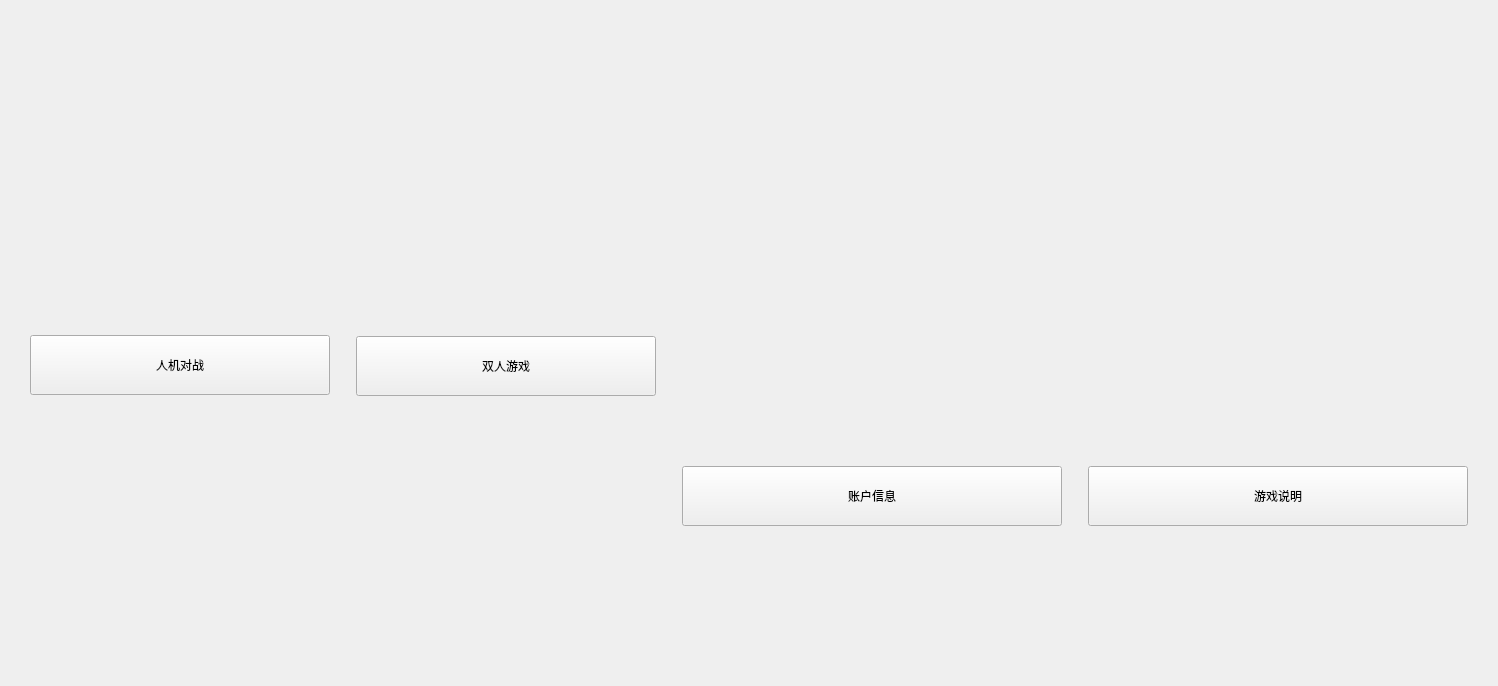
      <widget class="QWidget" name="beginPage">
       <property name="styleSheet">
        <string notr="true"/>
       </property>
       <layout class="QVBoxLayout" name="verticalLayout">
        <item>
         <widget class="QWidget" name="mainOption" native="true">
          <property name="sizePolicy">
           <sizepolicy hsizetype="Expanding" vsizetype="Expanding">
            <horstretch>0</horstretch>
            <verstretch>0</verstretch>
           </sizepolicy>
          </property>
          <layout class="QHBoxLayout" name="horizontalLayout">
           <property name="topMargin">
            <number>100</number>
           </property>
           <property name="bottomMargin">
            <number>100</number>
           </property>
           <item>
            <widget class="QWidget" name="widget_2" native="true">
             <property name="sizePolicy">
              <sizepolicy hsizetype="Expanding" vsizetype="Ignored">
               <horstretch>0</horstretch>
               <verstretch>0</verstretch>
              </sizepolicy>
             </property>
             <layout class="QVBoxLayout" name="verticalLayout_3">
              <property name="leftMargin">
               <number>10</number>
              </property>
              <property name="rightMargin">
               <number>10</number>
              </property>
              <item>
               <spacer name="verticalSpacer_33">
                <property name="orientation">
                 <enum>Qt::Vertical</enum>
                </property>
                <property name="sizeHint" stdset="0">
                 <size>
                  <width>20</width>
                  <height>40</height>
                 </size>
                </property>
               </spacer>
              </item>
              <item>
               <widget class="QWidget" name="horizontalWidget_2" native="true">
                <property name="minimumSize">
                 <size>
                  <width>0</width>
                  <height>20</height>
                 </size>
                </property>
                <layout class="QHBoxLayout" name="horizontalLayout_10">
                 <item>
                  <spacer name="horizontalSpacer_24">
                   <property name="orientation">
                    <enum>Qt::Horizontal</enum>
                   </property>
                   <property name="sizeHint" stdset="0">
                    <size>
                     <width>40</width>
                     <height>20</height>
                    </size>
                   </property>
                  </spacer>
                 </item>
                 <item>
                  <widget class="QLabel" name="vsComptrGifLabel">
                   <property name="text">
                    <string/>
                   </property>
                  </widget>
                 </item>
                 <item>
                  <spacer name="horizontalSpacer_8">
                   <property name="orientation">
                    <enum>Qt::Horizontal</enum>
                   </property>
                   <property name="sizeHint" stdset="0">
                    <size>
                     <width>40</width>
                     <height>20</height>
                    </size>
                   </property>
                  </spacer>
                 </item>
                </layout>
               </widget>
              </item>
              <item>
               <widget class="QPushButton" name="vsComptrBtn_2">
                <property name="minimumSize">
                 <size>
                  <width>300</width>
                  <height>60</height>
                 </size>
                </property>
                <property name="text">
                 <string>人机对战</string>
                </property>
               </widget>
              </item>
              <item>
               <spacer name="verticalSpacer_28">
                <property name="orientation">
                 <enum>Qt::Vertical</enum>
                </property>
                <property name="sizeHint" stdset="0">
                 <size>
                  <width>20</width>
                  <height>40</height>
                 </size>
                </property>
               </spacer>
              </item>
             </layout>
            </widget>
           </item>
           <item>
            <widget class="QWidget" name="widget_3" native="true">
             <property name="sizePolicy">
              <sizepolicy hsizetype="Expanding" vsizetype="Expanding">
               <horstretch>0</horstretch>
               <verstretch>0</verstretch>
              </sizepolicy>
             </property>
             <layout class="QVBoxLayout" name="verticalLayout_6">
              <property name="leftMargin">
               <number>10</number>
              </property>
              <property name="rightMargin">
               <number>10</number>
              </property>
              <item>
               <layout class="QVBoxLayout" name="verticalLayout_7">
                <item>
                 <spacer name="verticalSpacer_34">
                  <property name="orientation">
                   <enum>Qt::Vertical</enum>
                  </property>
                  <property name="sizeHint" stdset="0">
                   <size>
                    <width>20</width>
                    <height>40</height>
                   </size>
                  </property>
                 </spacer>
                </item>
                <item>
                 <widget class="QWidget" name="horizontalWidget_2aaaaa" native="true">
                  <property name="minimumSize">
                   <size>
                    <width>40</width>
                    <height>40</height>
                   </size>
                  </property>
                  <layout class="QHBoxLayout" name="horizontalLayout_11">
                   <item>
                    <spacer name="horizontalSpacer_26">
                     <property name="orientation">
                      <enum>Qt::Horizontal</enum>
                     </property>
                     <property name="sizeHint" stdset="0">
                      <size>
                       <width>40</width>
                       <height>20</height>
                      </size>
                     </property>
                    </spacer>
                   </item>
                   <item>
                    <widget class="QLabel" name="vsPeopleGifLabel">
                     <property name="sizePolicy">
                      <sizepolicy hsizetype="Preferred" vsizetype="Preferred">
                       <horstretch>0</horstretch>
                       <verstretch>0</verstretch>
                      </sizepolicy>
                     </property>
                     <property name="minimumSize">
                      <size>
                       <width>0</width>
                       <height>0</height>
                      </size>
                     </property>
                     <property name="text">
                      <string/>
                     </property>
                    </widget>
                   </item>
                   <item>
                    <spacer name="horizontalSpacer_25">
                     <property name="orientation">
                      <enum>Qt::Horizontal</enum>
                     </property>
                     <property name="sizeHint" stdset="0">
                      <size>
                       <width>40</width>
                       <height>20</height>
                      </size>
                     </property>
                    </spacer>
                   </item>
                  </layout>
                 </widget>
                </item>
                <item>
                 <widget class="QPushButton" name="vsPeopleBtn_2">
                  <property name="minimumSize">
                   <size>
                    <width>300</width>
                    <height>60</height>
                   </size>
                  </property>
                  <property name="text">
                   <string>双人游戏</string>
                  </property>
                 </widget>
                </item>
                <item>
                 <spacer name="verticalSpacer_29">
                  <property name="orientation">
                   <enum>Qt::Vertical</enum>
                  </property>
                  <property name="sizeHint" stdset="0">
                   <size>
                    <width>20</width>
                    <height>40</height>
                   </size>
                  </property>
                 </spacer>
                </item>
               </layout>
              </item>
             </layout>
            </widget>
           </item>
           <item>
            <widget class="QWidget" name="widget_4" native="true">
             <property name="sizePolicy">
              <sizepolicy hsizetype="Expanding" vsizetype="Expanding">
               <horstretch>0</horstretch>
               <verstretch>0</verstretch>
              </sizepolicy>
             </property>
             <layout class="QVBoxLayout" name="verticalLayout_4">
              <property name="leftMargin">
               <number>10</number>
              </property>
              <property name="rightMargin">
               <number>10</number>
              </property>
              <item>
               <layout class="QVBoxLayout" name="verticalLayout_5">
                <item>
                 <spacer name="verticalSpacer_35">
                  <property name="orientation">
                   <enum>Qt::Vertical</enum>
                  </property>
                  <property name="sizeHint" stdset="0">
                   <size>
                    <width>20</width>
                    <height>40</height>
                   </size>
                  </property>
                 </spacer>
                </item>
                <item>
                 <widget class="QWidget" name="horizontalWidget_2aaaaaa" native="true">
                  <property name="minimumSize">
                   <size>
                    <width>40</width>
                    <height>40</height>
                   </size>
                  </property>
                  <layout class="QHBoxLayout" name="horizontalLayout_11">
                   <item>
                    <spacer name="horizontalSpacer_26">
                     <property name="orientation">
                      <enum>Qt::Horizontal</enum>
                     </property>
                     <property name="sizeHint" stdset="0">
                      <size>
                       <width>40</width>
                       <height>20</height>
                      </size>
                     </property>
                    </spacer>
                   </item>
                   <item>
                    <widget class="QLabel" name="loginGifLabel">
                     <property name="sizePolicy">
                      <sizepolicy hsizetype="Fixed" vsizetype="Fixed">
                       <horstretch>0</horstretch>
                       <verstretch>0</verstretch>
                      </sizepolicy>
                     </property>
                     <property name="minimumSize">
                      <size>
                       <width>282</width>
                       <height>282</height>
                      </size>
                     </property>
                     <property name="text">
                      <string/>
                     </property>
                    </widget>
                   </item>
                   <item>
                    <spacer name="horizontalSpacer_25">
                     <property name="orientation">
                      <enum>Qt::Horizontal</enum>
                     </property>
                     <property name="sizeHint" stdset="0">
                      <size>
                       <width>40</width>
                       <height>20</height>
                      </size>
                     </property>
                    </spacer>
                   </item>
                  </layout>
                 </widget>
                </item>
                <item>
                 <widget class="QPushButton" name="loginBtn_2">
                  <property name="minimumSize">
                   <size>
                    <width>300</width>
                    <height>60</height>
                   </size>
                  </property>
                  <property name="text">
                   <string>账户信息</string>
                  </property>
                 </widget>
                </item>
                <item>
                 <spacer name="verticalSpacer_30">
                  <property name="orientation">
                   <enum>Qt::Vertical</enum>
                  </property>
                  <property name="sizeHint" stdset="0">
                   <size>
                    <width>20</width>
                    <height>40</height>
                   </size>
                  </property>
                 </spacer>
                </item>
               </layout>
              </item>
             </layout>
            </widget>
           </item>
           <item>
            <widget class="QWidget" name="widget_5_1" native="true">
             <property name="sizePolicy">
              <sizepolicy hsizetype="Expanding" vsizetype="Expanding">
               <horstretch>0</horstretch>
               <verstretch>0</verstretch>
              </sizepolicy>
             </property>
             <layout class="QVBoxLayout" name="verticalLayout_9_1">
              <property name="leftMargin">
               <number>10</number>
              </property>
              <property name="rightMargin">
               <number>10</number>
              </property>
              <item>
               <layout class="QVBoxLayout" name="verticalLayout_10_1">
                <item>
                 <spacer name="verticalSpacer_37">
                  <property name="orientation">
                   <enum>Qt::Vertical</enum>
                  </property>
                  <property name="sizeHint" stdset="0">
                   <size>
                    <width>20</width>
                    <height>40</height>
                   </size>
                  </property>
                 </spacer>
                </item>
                <item>
                 <widget class="QWidget" name="horizontalWidget_2aaa" native="true">
                  <property name="minimumSize">
                   <size>
                    <width>40</width>
                    <height>40</height>
                   </size>
                  </property>
                  <layout class="QHBoxLayout" name="horizontalLayout_11">
                   <item>
                    <spacer name="horizontalSpacer_26">
                     <property name="orientation">
                      <enum>Qt::Horizontal</enum>
                     </property>
                     <property name="sizeHint" stdset="0">
                      <size>
                       <width>40</width>
                       <height>20</height>
                      </size>
                     </property>
                    </spacer>
                   </item>
                   <item>
                    <widget class="QLabel" name="aboutGifLabel">
                     <property name="sizePolicy">
                      <sizepolicy hsizetype="Fixed" vsizetype="Fixed">
                       <horstretch>0</horstretch>
                       <verstretch>0</verstretch>
                      </sizepolicy>
                     </property>
                     <property name="minimumSize">
                      <size>
                       <width>282</width>
                       <height>282</height>
                      </size>
                     </property>
                     <property name="text">
                      <string/>
                     </property>
                    </widget>
                   </item>
                   <item>
                    <spacer name="horizontalSpacer_25">
                     <property name="orientation">
                      <enum>Qt::Horizontal</enum>
                     </property>
                     <property name="sizeHint" stdset="0">
                      <size>
                       <width>40</width>
                       <height>20</height>
                      </size>
                     </property>
                    </spacer>
                   </item>
                  </layout>
                 </widget>
                </item>
                <item>
                 <widget class="QPushButton" name="aboutBtn_2">
                  <property name="minimumSize">
                   <size>
                    <width>300</width>
                    <height>60</height>
                   </size>
                  </property>
                  <property name="text">
                   <string>游戏说明</string>
                  </property>
                 </widget>
                </item>
                <item>
                 <spacer name="verticalSpacer_32">
                  <property name="orientation">
                   <enum>Qt::Vertical</enum>
                  </property>
                  <property name="sizeHint" stdset="0">
                   <size>
                    <width>20</width>
                    <height>40</height>
                   </size>
                  </property>
                 </spacer>
                </item>
               </layout>
              </item>
             </layout>
            </widget>
           </item>
          </layout>
         </widget>
        </item>
       </layout>
      </widget>
